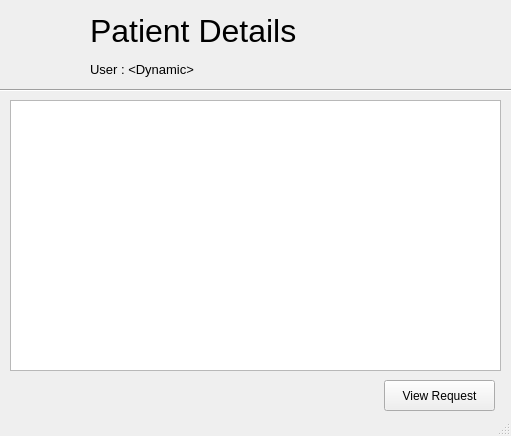
<?xml version="1.0" encoding="UTF-8"?>
<ui version="4.0">
 <class>MainWindow</class>
 <widget class="QMainWindow" name="MainWindow">
  <property name="geometry">
   <rect>
    <x>0</x>
    <y>0</y>
    <width>511</width>
    <height>436</height>
   </rect>
  </property>
  <property name="windowTitle">
   <string>MainWindow</string>
  </property>
  <property name="styleSheet">
   <string notr="true">font: 8pt &quot;Space Grotesk&quot;;</string>
  </property>
  <widget class="QWidget" name="centralwidget">
   <widget class="QLabel" name="label">
    <property name="geometry">
     <rect>
      <x>10</x>
      <y>10</y>
      <width>71</width>
      <height>71</height>
     </rect>
    </property>
    <property name="text">
     <string/>
    </property>
    <property name="textFormat">
     <enum>Qt::RichText</enum>
    </property>
    <property name="pixmap">
     <pixmap>../resources/Images/clothing.png</pixmap>
    </property>
    <property name="scaledContents">
     <bool>true</bool>
    </property>
   </widget>
   <widget class="Line" name="line">
    <property name="geometry">
     <rect>
      <x>-10</x>
      <y>80</y>
      <width>1241</width>
      <height>21</height>
     </rect>
    </property>
    <property name="orientation">
     <enum>Qt::Horizontal</enum>
    </property>
   </widget>
   <widget class="QLabel" name="label_8">
    <property name="geometry">
     <rect>
      <x>90</x>
      <y>0</y>
      <width>411</width>
      <height>91</height>
     </rect>
    </property>
    <property name="text">
     <string>&lt;html&gt;&lt;head/&gt;&lt;body&gt;&lt;p&gt;&lt;span style=&quot; font-size:24pt;&quot;&gt;Patient Details&lt;/span&gt;&lt;/p&gt;&lt;p&gt;&lt;span style=&quot; font-size:10pt;&quot;&gt;User : &amp;lt;Dynamic&amp;gt;&lt;/span&gt;&lt;/p&gt;&lt;/body&gt;&lt;/html&gt;</string>
    </property>
   </widget>
   <widget class="QPushButton" name="pushButton">
    <property name="geometry">
     <rect>
      <x>384</x>
      <y>380</y>
      <width>111</width>
      <height>31</height>
     </rect>
    </property>
    <property name="text">
     <string>View Request</string>
    </property>
   </widget>
   <widget class="QListWidget" name="listWidget">
    <property name="geometry">
     <rect>
      <x>10</x>
      <y>100</y>
      <width>491</width>
      <height>271</height>
     </rect>
    </property>
   </widget>
  </widget>
  <widget class="QStatusBar" name="statusbar"/>
 </widget>
 <resources/>
 <connections/>
</ui>
